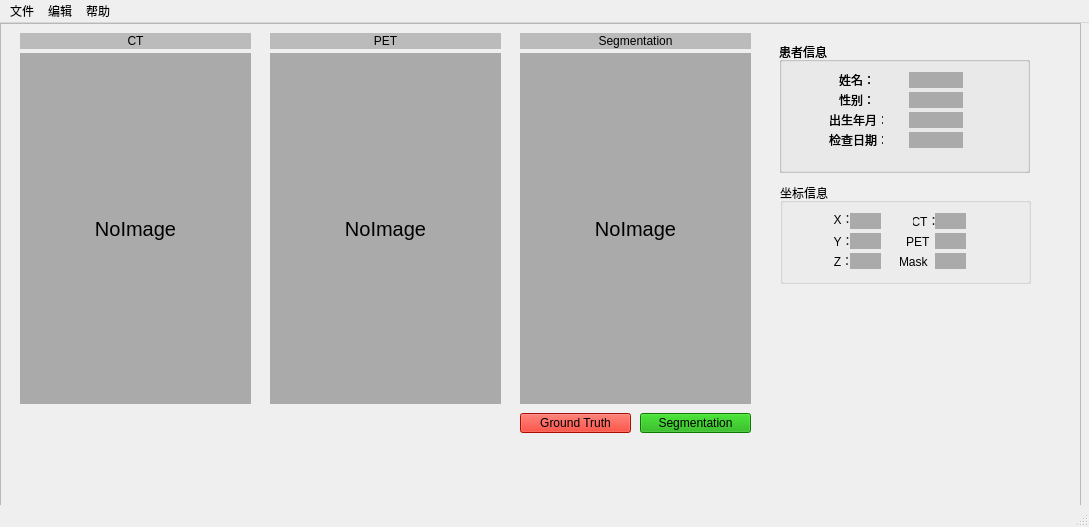
<?xml version="1.0" encoding="UTF-8"?>
<ui version="4.0">
 <class>MainWindow</class>
 <widget class="QMainWindow" name="MainWindow">
  <property name="geometry">
   <rect>
    <x>0</x>
    <y>0</y>
    <width>1089</width>
    <height>527</height>
   </rect>
  </property>
  <property name="windowTitle">
   <string>MainWindow</string>
  </property>
  <widget class="QWidget" name="centralwidget">
   <widget class="QFrame" name="mFrame">
    <property name="geometry">
     <rect>
      <x>0</x>
      <y>0</y>
      <width>1081</width>
      <height>491</height>
     </rect>
    </property>
    <property name="frameShape">
     <enum>QFrame::StyledPanel</enum>
    </property>
    <property name="frameShadow">
     <enum>QFrame::Raised</enum>
    </property>
    <widget class="QLabel" name="ctLabel">
     <property name="geometry">
      <rect>
       <x>20</x>
       <y>10</y>
       <width>231</width>
       <height>16</height>
      </rect>
     </property>
     <property name="styleSheet">
      <string notr="true">background-color:#bbbbbb</string>
     </property>
     <property name="text">
      <string>CT</string>
     </property>
     <property name="alignment">
      <set>Qt::AlignCenter</set>
     </property>
    </widget>
    <widget class="QLabel" name="petLabel">
     <property name="geometry">
      <rect>
       <x>270</x>
       <y>10</y>
       <width>231</width>
       <height>16</height>
      </rect>
     </property>
     <property name="styleSheet">
      <string notr="true">background-color:#bbbbbb</string>
     </property>
     <property name="text">
      <string>PET</string>
     </property>
     <property name="alignment">
      <set>Qt::AlignCenter</set>
     </property>
    </widget>
    <widget class="QLabel" name="gtSegLabel">
     <property name="geometry">
      <rect>
       <x>520</x>
       <y>10</y>
       <width>231</width>
       <height>16</height>
      </rect>
     </property>
     <property name="styleSheet">
      <string notr="true">background-color:#bbbbbb</string>
     </property>
     <property name="text">
      <string>Segmentation</string>
     </property>
     <property name="alignment">
      <set>Qt::AlignCenter</set>
     </property>
    </widget>
    <widget class="QLabel" name="label_5">
     <property name="geometry">
      <rect>
       <x>20</x>
       <y>30</y>
       <width>231</width>
       <height>351</height>
      </rect>
     </property>
     <property name="font">
      <font>
       <pointsize>15</pointsize>
      </font>
     </property>
     <property name="styleSheet">
      <string notr="true">background-color:#aaaaaa</string>
     </property>
     <property name="text">
      <string>NoImage</string>
     </property>
     <property name="alignment">
      <set>Qt::AlignCenter</set>
     </property>
    </widget>
    <widget class="QLabel" name="petILabel">
     <property name="geometry">
      <rect>
       <x>270</x>
       <y>30</y>
       <width>231</width>
       <height>351</height>
      </rect>
     </property>
     <property name="font">
      <font>
       <pointsize>15</pointsize>
      </font>
     </property>
     <property name="styleSheet">
      <string notr="true">background-color:#aaaaaa</string>
     </property>
     <property name="text">
      <string>NoImage</string>
     </property>
     <property name="alignment">
      <set>Qt::AlignCenter</set>
     </property>
    </widget>
    <widget class="QLabel" name="gtSegILabel">
     <property name="geometry">
      <rect>
       <x>520</x>
       <y>30</y>
       <width>231</width>
       <height>351</height>
      </rect>
     </property>
     <property name="font">
      <font>
       <pointsize>15</pointsize>
      </font>
     </property>
     <property name="styleSheet">
      <string notr="true">background-color:#aaaaaa</string>
     </property>
     <property name="text">
      <string>NoImage</string>
     </property>
     <property name="alignment">
      <set>Qt::AlignCenter</set>
     </property>
    </widget>
    <widget class="QGroupBox" name="groupBox">
     <property name="geometry">
      <rect>
       <x>779</x>
       <y>19</y>
       <width>251</width>
       <height>131</height>
      </rect>
     </property>
     <property name="title">
      <string>患者信息</string>
     </property>
     <widget class="QLabel" name="label">
      <property name="geometry">
       <rect>
        <x>60</x>
        <y>30</y>
        <width>31</width>
        <height>16</height>
       </rect>
      </property>
      <property name="text">
       <string>姓名：</string>
      </property>
     </widget>
     <widget class="QLabel" name="label_2">
      <property name="geometry">
       <rect>
        <x>60</x>
        <y>50</y>
        <width>31</width>
        <height>16</height>
       </rect>
      </property>
      <property name="text">
       <string>性别：</string>
      </property>
     </widget>
     <widget class="QLabel" name="label_3">
      <property name="geometry">
       <rect>
        <x>50</x>
        <y>70</y>
        <width>54</width>
        <height>16</height>
       </rect>
      </property>
      <property name="text">
       <string>出生年月：</string>
      </property>
     </widget>
     <widget class="QLabel" name="label_9">
      <property name="geometry">
       <rect>
        <x>50</x>
        <y>90</y>
        <width>54</width>
        <height>16</height>
       </rect>
      </property>
      <property name="text">
       <string>检查日期：</string>
      </property>
     </widget>
     <widget class="QLabel" name="label_10">
      <property name="geometry">
       <rect>
        <x>130</x>
        <y>50</y>
        <width>54</width>
        <height>16</height>
       </rect>
      </property>
      <property name="styleSheet">
       <string notr="true">background-color:#aaaaaa</string>
      </property>
      <property name="text">
       <string/>
      </property>
     </widget>
     <widget class="QLabel" name="label_11">
      <property name="geometry">
       <rect>
        <x>130</x>
        <y>90</y>
        <width>54</width>
        <height>16</height>
       </rect>
      </property>
      <property name="styleSheet">
       <string notr="true">background-color:#aaaaaa</string>
      </property>
      <property name="lineWidth">
       <number>8</number>
      </property>
      <property name="text">
       <string/>
      </property>
     </widget>
     <widget class="QLabel" name="label_12">
      <property name="geometry">
       <rect>
        <x>130</x>
        <y>70</y>
        <width>54</width>
        <height>16</height>
       </rect>
      </property>
      <property name="styleSheet">
       <string notr="true">background-color:#aaaaaa</string>
      </property>
      <property name="text">
       <string/>
      </property>
     </widget>
     <widget class="QLabel" name="label_13">
      <property name="geometry">
       <rect>
        <x>130</x>
        <y>30</y>
        <width>54</width>
        <height>16</height>
       </rect>
      </property>
      <property name="styleSheet">
       <string notr="true">background-color:#aaaaaa</string>
      </property>
      <property name="text">
       <string/>
      </property>
     </widget>
     <widget class="QGroupBox" name="groupBox_2">
      <property name="geometry">
       <rect>
        <x>0</x>
        <y>0</y>
        <width>251</width>
        <height>131</height>
       </rect>
      </property>
      <property name="title">
       <string>患者信息</string>
      </property>
      <widget class="QLabel" name="label_4">
       <property name="geometry">
        <rect>
         <x>60</x>
         <y>30</y>
         <width>31</width>
         <height>16</height>
        </rect>
       </property>
       <property name="text">
        <string>姓名：</string>
       </property>
      </widget>
      <widget class="QLabel" name="label_6">
       <property name="geometry">
        <rect>
         <x>60</x>
         <y>50</y>
         <width>31</width>
         <height>16</height>
        </rect>
       </property>
       <property name="text">
        <string>性别：</string>
       </property>
      </widget>
      <widget class="QLabel" name="label_7">
       <property name="geometry">
        <rect>
         <x>50</x>
         <y>70</y>
         <width>54</width>
         <height>16</height>
        </rect>
       </property>
       <property name="text">
        <string>出生年月：</string>
       </property>
      </widget>
      <widget class="QLabel" name="label_14">
       <property name="geometry">
        <rect>
         <x>50</x>
         <y>90</y>
         <width>54</width>
         <height>16</height>
        </rect>
       </property>
       <property name="text">
        <string>检查日期：</string>
       </property>
      </widget>
      <widget class="QLabel" name="label_15">
       <property name="geometry">
        <rect>
         <x>130</x>
         <y>50</y>
         <width>54</width>
         <height>16</height>
        </rect>
       </property>
       <property name="styleSheet">
        <string notr="true">background-color:#aaaaaa</string>
       </property>
       <property name="text">
        <string/>
       </property>
      </widget>
      <widget class="QLabel" name="label_16">
       <property name="geometry">
        <rect>
         <x>130</x>
         <y>90</y>
         <width>54</width>
         <height>16</height>
        </rect>
       </property>
       <property name="styleSheet">
        <string notr="true">background-color:#aaaaaa</string>
       </property>
       <property name="lineWidth">
        <number>8</number>
       </property>
       <property name="text">
        <string/>
       </property>
      </widget>
      <widget class="QLabel" name="label_17">
       <property name="geometry">
        <rect>
         <x>130</x>
         <y>70</y>
         <width>54</width>
         <height>16</height>
        </rect>
       </property>
       <property name="styleSheet">
        <string notr="true">background-color:#aaaaaa</string>
       </property>
       <property name="text">
        <string/>
       </property>
      </widget>
      <widget class="QLabel" name="label_18">
       <property name="geometry">
        <rect>
         <x>130</x>
         <y>30</y>
         <width>54</width>
         <height>16</height>
        </rect>
       </property>
       <property name="styleSheet">
        <string notr="true">background-color:#aaaaaa</string>
       </property>
       <property name="text">
        <string/>
       </property>
      </widget>
     </widget>
    </widget>
    <widget class="QPushButton" name="pushButton">
     <property name="geometry">
      <rect>
       <x>520</x>
       <y>390</y>
       <width>111</width>
       <height>20</height>
      </rect>
     </property>
     <property name="styleSheet">
      <string notr="true">background-color:#ee1100</string>
     </property>
     <property name="text">
      <string>Ground Truth</string>
     </property>
    </widget>
    <widget class="QPushButton" name="pushButton_2">
     <property name="geometry">
      <rect>
       <x>640</x>
       <y>390</y>
       <width>111</width>
       <height>20</height>
      </rect>
     </property>
     <property name="styleSheet">
      <string notr="true">background-color:#11aa00</string>
     </property>
     <property name="text">
      <string>Segmentation</string>
     </property>
    </widget>
    <widget class="QGroupBox" name="groupBox_3">
     <property name="geometry">
      <rect>
       <x>780</x>
       <y>160</y>
       <width>251</width>
       <height>101</height>
      </rect>
     </property>
     <property name="title">
      <string>坐标信息</string>
     </property>
     <widget class="QLabel" name="label_26">
      <property name="geometry">
       <rect>
        <x>52</x>
        <y>28</y>
        <width>23</width>
        <height>16</height>
       </rect>
      </property>
      <property name="text">
       <string>X：</string>
      </property>
      <property name="alignment">
       <set>Qt::AlignCenter</set>
      </property>
     </widget>
     <widget class="QLabel" name="label_27">
      <property name="geometry">
       <rect>
        <x>52</x>
        <y>50</y>
        <width>23</width>
        <height>16</height>
       </rect>
      </property>
      <property name="text">
       <string>Y：</string>
      </property>
      <property name="alignment">
       <set>Qt::AlignCenter</set>
      </property>
     </widget>
     <widget class="QLabel" name="label_30">
      <property name="geometry">
       <rect>
        <x>70</x>
        <y>50</y>
        <width>31</width>
        <height>16</height>
       </rect>
      </property>
      <property name="styleSheet">
       <string notr="true">background-color:#aaaaaa</string>
      </property>
      <property name="text">
       <string/>
      </property>
     </widget>
     <widget class="QLabel" name="label_33">
      <property name="geometry">
       <rect>
        <x>70</x>
        <y>30</y>
        <width>31</width>
        <height>16</height>
       </rect>
      </property>
      <property name="styleSheet">
       <string notr="true">background-color:#aaaaaa</string>
      </property>
      <property name="text">
       <string/>
      </property>
     </widget>
     <widget class="QLabel" name="label_34">
      <property name="geometry">
       <rect>
        <x>70</x>
        <y>70</y>
        <width>31</width>
        <height>16</height>
       </rect>
      </property>
      <property name="styleSheet">
       <string notr="true">background-color:#aaaaaa</string>
      </property>
      <property name="text">
       <string/>
      </property>
     </widget>
     <widget class="QLabel" name="label_35">
      <property name="geometry">
       <rect>
        <x>52</x>
        <y>70</y>
        <width>23</width>
        <height>16</height>
       </rect>
      </property>
      <property name="text">
       <string>Z：</string>
      </property>
      <property name="alignment">
       <set>Qt::AlignCenter</set>
      </property>
     </widget>
     <widget class="QLabel" name="label_31">
      <property name="geometry">
       <rect>
        <x>155</x>
        <y>70</y>
        <width>31</width>
        <height>16</height>
       </rect>
      </property>
      <property name="styleSheet">
       <string notr="true">background-color:#aaaaaa</string>
      </property>
      <property name="text">
       <string/>
      </property>
     </widget>
     <widget class="QLabel" name="label_28">
      <property name="geometry">
       <rect>
        <x>126</x>
        <y>50</y>
        <width>26</width>
        <height>16</height>
       </rect>
      </property>
      <property name="text">
       <string>PET：</string>
      </property>
     </widget>
     <widget class="QLabel" name="label_36">
      <property name="geometry">
       <rect>
        <x>155</x>
        <y>50</y>
        <width>31</width>
        <height>16</height>
       </rect>
      </property>
      <property name="styleSheet">
       <string notr="true">background-color:#aaaaaa</string>
      </property>
      <property name="text">
       <string/>
      </property>
     </widget>
     <widget class="QLabel" name="label_37">
      <property name="geometry">
       <rect>
        <x>119</x>
        <y>70</y>
        <width>31</width>
        <height>16</height>
       </rect>
      </property>
      <property name="text">
       <string>Mask：</string>
      </property>
     </widget>
     <widget class="QLabel" name="label_29">
      <property name="geometry">
       <rect>
        <x>133</x>
        <y>30</y>
        <width>25</width>
        <height>16</height>
       </rect>
      </property>
      <property name="text">
       <string>CT：</string>
      </property>
      <property name="alignment">
       <set>Qt::AlignCenter</set>
      </property>
     </widget>
     <widget class="QLabel" name="label_38">
      <property name="geometry">
       <rect>
        <x>155</x>
        <y>30</y>
        <width>31</width>
        <height>16</height>
       </rect>
      </property>
      <property name="styleSheet">
       <string notr="true">background-color:#aaaaaa</string>
      </property>
      <property name="text">
       <string/>
      </property>
     </widget>
    </widget>
   </widget>
  </widget>
  <widget class="QMenuBar" name="menubar">
   <property name="geometry">
    <rect>
     <x>0</x>
     <y>0</y>
     <width>1089</width>
     <height>23</height>
    </rect>
   </property>
   <widget class="QMenu" name="menu">
    <property name="title">
     <string>文件</string>
    </property>
   </widget>
   <widget class="QMenu" name="menu_2">
    <property name="title">
     <string>编辑</string>
    </property>
   </widget>
   <widget class="QMenu" name="menu_3">
    <property name="title">
     <string>帮助</string>
    </property>
   </widget>
   <addaction name="menu"/>
   <addaction name="menu_2"/>
   <addaction name="menu_3"/>
  </widget>
  <widget class="QStatusBar" name="statusbar"/>
 </widget>
 <resources/>
 <connections/>
</ui>
